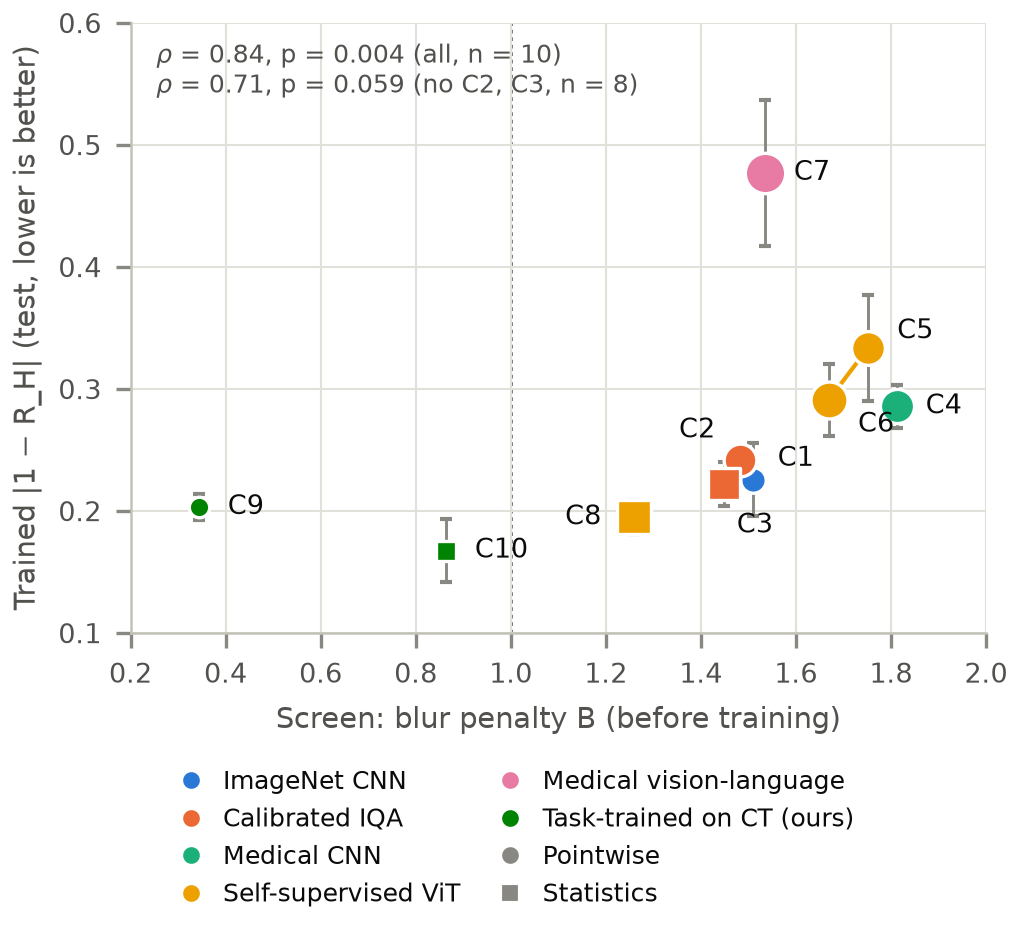

Reproduce this figure in Python.
# figures/fig4_screen_vs_outcome.py
"""Fig 4: screen score against trained outcome. No data, no GPU. Run src.seeds_tables first.

    python -m figures.fig4_screen_vs_outcome

Blur penalty B of each trained network against its trained |1 - R_H| (mean over seeds 42, 123, 456, bars: standard
deviation over seeds). Marker area follows log10 of the parameter count, colour the family; DINOv2-S and -B are joined.
"""
import matplotlib.pyplot as plt
import numpy as np
import pandas as pd
from matplotlib.lines import Line2D

from figures.style import CONFIGS, FAMILIES, INK, MUTED, SECONDARY, SURFACE, save, setup
from src.record import OUT, RESULTS, record

INPUTS = [RESULTS / "table2_feature_networks.csv", OUT / "table1_three_seeds.csv", OUT / "screen_vs_outcome.csv"]
SCORE, OUTCOME = "B_phi", "r_h_error"
JOINED = ("C5", "C6")
# label offsets in points, set by hand where points sit close together
OFFSETS = {"C1": (6, 5), "C2": (-6, 7), "C3": (3, -10), "C4": (7, 0), "C5": (7, 4), "C6": (7, -6), "C7": (7, 0), "C8": (-8, 0),
           "C9": (7, 0), "C10": (7, 0)}


def marker_area(parameters: pd.Series) -> pd.Series:
    return 14 + 22 * (np.log10(parameters) - 5)


def draw() -> plt.Figure:
    setup()
    table2 = pd.read_csv(INPUTS[0]).set_index("Configuration")
    outcome = pd.read_csv(INPUTS[1]).set_index("config").loc[table2.index]
    tests = pd.read_csv(INPUTS[2])
    figure, ax = plt.subplots(figsize=(3.4, 3.1), constrained_layout=True)
    ax.plot(table2.loc[list(JOINED), SCORE], outcome.loc[list(JOINED), OUTCOME], color=FAMILIES["Self-supervised ViT"], lw=1.0, zorder=1)
    for config_id, row in table2.iterrows():
        _, family, _ = CONFIGS[config_id]
        x, y = row[SCORE], outcome.loc[config_id, OUTCOME]
        ax.errorbar(x, y, yerr=outcome.loc[config_id, f"{OUTCOME}_seed_std"], color=MUTED, lw=0.7, capsize=1.5, zorder=2)
        ax.scatter(x, y, s=marker_area(row["Parameters"]), marker="o" if row["Matching"] == "pointwise" else "s",
                   color=FAMILIES[family], edgecolor=SURFACE, lw=0.8, zorder=3)
        dx, dy = OFFSETS[config_id]
        ax.annotate(config_id, (x, y), xytext=(dx, dy), textcoords="offset points", fontsize=6.5, color=INK,
                    ha="left" if dx > 0 else "right", va="center")
    ax.axvline(1.0, color=SECONDARY, lw=0.6, ls=(0, (1.5, 1.5)), zorder=0)
    text = []
    for subset, name in (("all trained networks", "all"), ("without C2 and C3", "no C2, C3")):
        row = tests[(tests["screen_score"] == SCORE) & (tests["outcome"] == OUTCOME) & (tests["subset"] == subset)].iloc[0]
        text.append(f"$\\rho$ = {row['spearman_rho']:.2f}, p = {row['permutation_p']:.3f} ({name}, n = {row['n']})")
    ax.text(0.03, 0.97, "\n".join(text), transform=ax.transAxes, fontsize=6, color=SECONDARY, va="top")
    ax.set_xlim(0.2, 2.0)
    ax.set_ylim(0.1, 0.6)
    ax.set_xlabel("Screen: blur penalty B (before training)")
    ax.set_ylabel("Trained |1 − R_H| (test, lower is better)")
    handles = [Line2D([], [], marker="o", ls="", color=colour, mec=SURFACE, ms=5, label=family) for family, colour in FAMILIES.items()]
    handles += [Line2D([], [], marker="o", ls="", color=MUTED, mec=SURFACE, ms=5, label="Pointwise"),
                Line2D([], [], marker="s", ls="", color=MUTED, mec=SURFACE, ms=5, label="Statistics")]
    figure.legend(handles=handles, loc="outside lower center", ncols=2, columnspacing=1.0, handletextpad=0.3)
    return figure


if __name__ == "__main__":
    record("fig4_screen_vs_outcome", "python -m figures.fig4_screen_vs_outcome", INPUTS, save(draw(), "fig4_screen_vs_outcome"),
           {"score": SCORE, "outcome": OUTCOME, "marker_area": "14 + 22 * (log10(parameters) - 5) points^2"})
